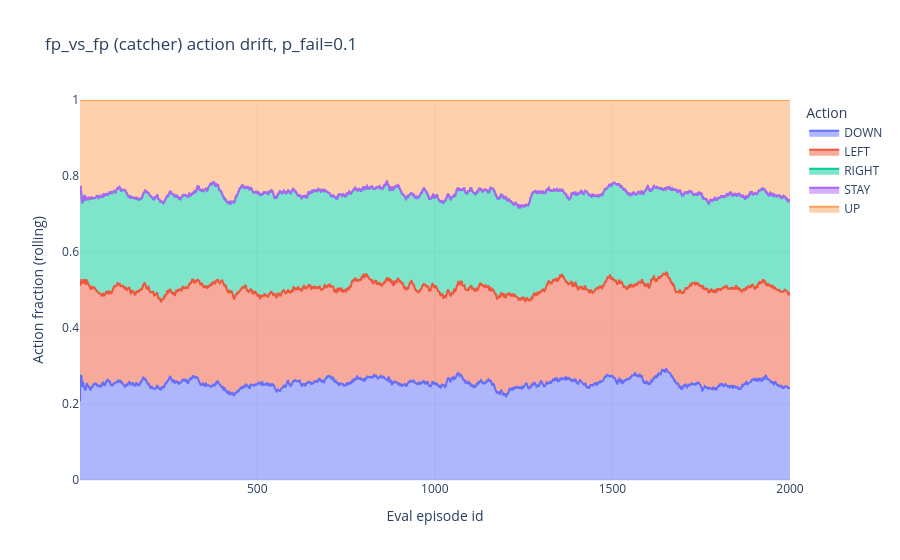
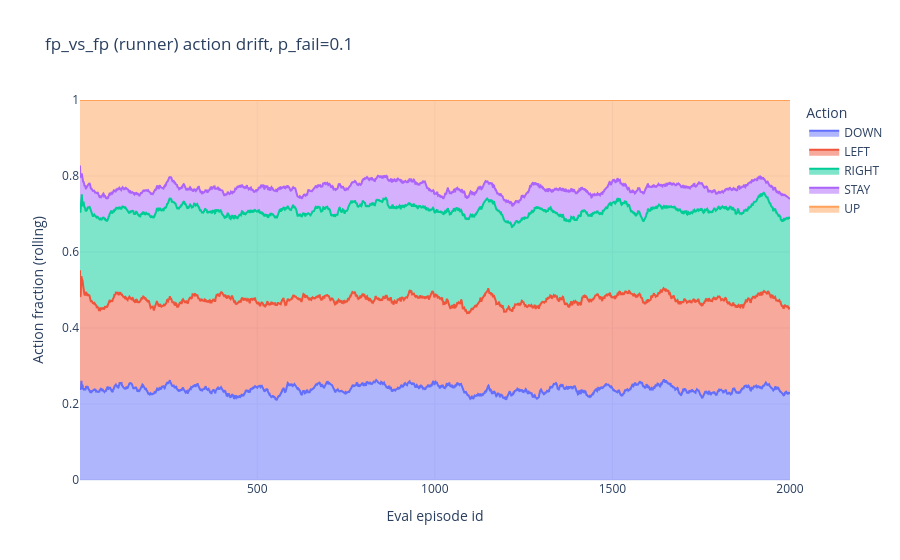
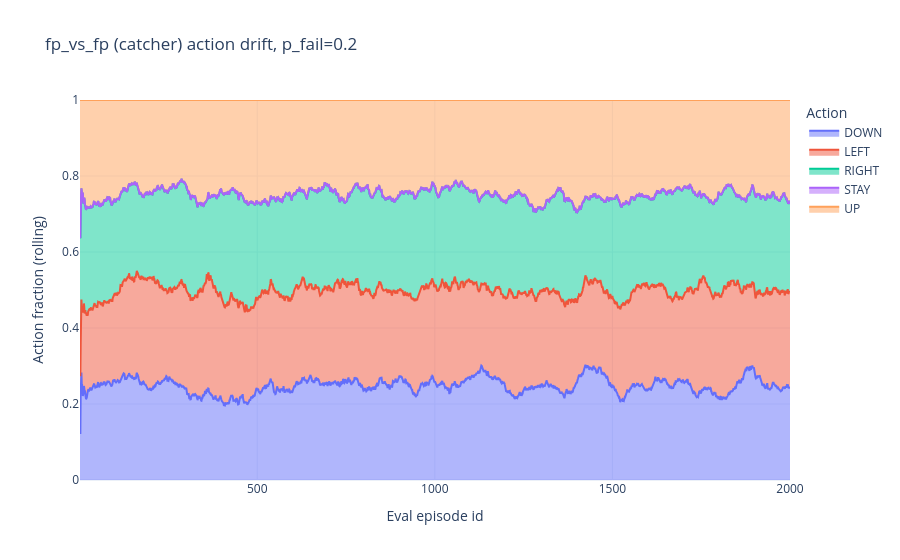
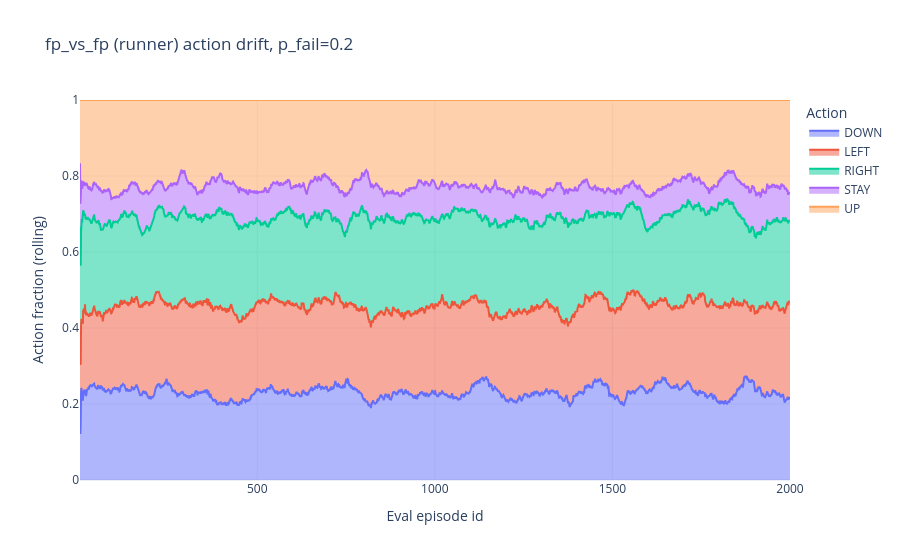

Here is the notebook cell these charts were saved with, in order:
### Markdown cell above
## 5. Action drift over evaluation
Rolling action mix per run/p_fail to spot eval-time policy collapse or persistent asymmetries.

### Code cell
if steps_df.empty:
    print('No steps data for action drift.')
else:
    for run in steps_df['run'].unique():
        for pf in sorted(steps_df.loc[steps_df['run']==run, 'p_fail'].dropna().unique()):
            sub = steps_df.loc[(steps_df['run']==run) & (steps_df['p_fail']==pf)]
            mix_c = rolling_action_mix(sub, who='catcher', window=ROLL_WINDOW)
            title_c = f"{run} (catcher) action drift, p_fail={pf}"
            plot_action_drift(mix_c, title=title_c)
            mix_r = rolling_action_mix(sub, who='runner', window=ROLL_WINDOW)
            title_r = f"{run} (runner) action drift, p_fail={pf}"
            plot_action_drift(mix_r, title=title_r)
    print('Action drift plots generated per run/p_fail.')

### Figure 1 — Plotly figure (JSON) as saved in the notebook; plotly's stock layout.template omitted (floating-point values rounded to 4 significant figures; data arrays with more than 128 entries replaced by an {"elided": "..."} marker saying what was removed)
{"data": [{"fillpattern": {"shape": ""}, "hovertemplate": "Action=DOWN<br>Eval episode id=%{x}<br>Action fraction (rolling)=%{y}<extra></extra>", "legendgroup": "DOWN", "line": {"color": "#636efa"}, "marker": {"symbol": "circle"}, "mode": "lines", "name": "DOWN", "orientation": "v", "showlegend": true, "stackgroup": "1", "type": "scatter", "x": {"elided": "2000 int values"}, "xaxis": "x", "y": {"elided": "2000 float values"}, "yaxis": "y"}, {"fillpattern": {"shape": ""}, "hovertemplate": "Action=LEFT<br>Eval episode id=%{x}<br>Action fraction (rolling)=%{y}<extra></extra>", "legendgroup": "LEFT", "line": {"color": "#EF553B"}, "marker": {"symbol": "circle"}, "mode": "lines", "name": "LEFT", "orientation": "v", "showlegend": true, "stackgroup": "1", "type": "scatter", "x": {"elided": "2000 int values"}, "xaxis": "x", "y": {"elided": "2000 float values"}, "yaxis": "y"}, {"fillpattern": {"shape": ""}, "hovertemplate": "Action=RIGHT<br>Eval episode id=%{x}<br>Action fraction (rolling)=%{y}<extra></extra>", "legendgroup": "RIGHT", "line": {"color": "#00cc96"}, "marker": {"symbol": "circle"}, "mode": "lines", "name": "RIGHT", "orientation": "v", "showlegend": true, "stackgroup": "1", "type": "scatter", "x": {"elided": "2000 int values"}, "xaxis": "x", "y": {"elided": "2000 float values"}, "yaxis": "y"}, {"fillpattern": {"shape": ""}, "hovertemplate": "Action=STAY<br>Eval episode id=%{x}<br>Action fraction (rolling)=%{y}<extra></extra>", "legendgroup": "STAY", "line": {"color": "#ab63fa"}, "marker": {"symbol": "circle"}, "mode": "lines", "name": "STAY", "orientation": "v", "showlegend": true, "stackgroup": "1", "type": "scatter", "x": {"elided": "2000 int values"}, "xaxis": "x", "y": {"elided": "2000 float values"}, "yaxis": "y"}, {"fillpattern": {"shape": ""}, "hovertemplate": "Action=UP<br>Eval episode id=%{x}<br>Action fraction (rolling)=%{y}<extra></extra>", "legendgroup": "UP", "line": {"color": "#FFA15A"}, "marker": {"symbol": "circle"}, "mode": "lines", "name": "UP", "orientation": "v", "showlegend": true, "stackgroup": "1", "type": "scatter", "x": {"elided": "2000 int values"}, "xaxis": "x", "y": {"elided": "2000 float values"}, "yaxis": "y"}], "layout": {"legend": {"title": {"text": "Action"}, "tracegroupgap": 0}, "title": {"text": "fp_vs_fp (catcher) action drift, p_fail=0.1"}, "xaxis": {"anchor": "y", "domain": [0, 1], "title": {"text": "Eval episode id"}}, "yaxis": {"anchor": "x", "domain": [0, 1], "range": [0, 1], "title": {"text": "Action fraction (rolling)"}}}}

### Figure 2 — Plotly figure (JSON) as saved in the notebook; plotly's stock layout.template omitted (floating-point values rounded to 4 significant figures; data arrays with more than 128 entries replaced by an {"elided": "..."} marker saying what was removed)
{"data": [{"fillpattern": {"shape": ""}, "hovertemplate": "Action=DOWN<br>Eval episode id=%{x}<br>Action fraction (rolling)=%{y}<extra></extra>", "legendgroup": "DOWN", "line": {"color": "#636efa"}, "marker": {"symbol": "circle"}, "mode": "lines", "name": "DOWN", "orientation": "v", "showlegend": true, "stackgroup": "1", "type": "scatter", "x": {"elided": "2000 int values"}, "xaxis": "x", "y": {"elided": "2000 float values"}, "yaxis": "y"}, {"fillpattern": {"shape": ""}, "hovertemplate": "Action=LEFT<br>Eval episode id=%{x}<br>Action fraction (rolling)=%{y}<extra></extra>", "legendgroup": "LEFT", "line": {"color": "#EF553B"}, "marker": {"symbol": "circle"}, "mode": "lines", "name": "LEFT", "orientation": "v", "showlegend": true, "stackgroup": "1", "type": "scatter", "x": {"elided": "2000 int values"}, "xaxis": "x", "y": {"elided": "2000 float values"}, "yaxis": "y"}, {"fillpattern": {"shape": ""}, "hovertemplate": "Action=RIGHT<br>Eval episode id=%{x}<br>Action fraction (rolling)=%{y}<extra></extra>", "legendgroup": "RIGHT", "line": {"color": "#00cc96"}, "marker": {"symbol": "circle"}, "mode": "lines", "name": "RIGHT", "orientation": "v", "showlegend": true, "stackgroup": "1", "type": "scatter", "x": {"elided": "2000 int values"}, "xaxis": "x", "y": {"elided": "2000 float values"}, "yaxis": "y"}, {"fillpattern": {"shape": ""}, "hovertemplate": "Action=STAY<br>Eval episode id=%{x}<br>Action fraction (rolling)=%{y}<extra></extra>", "legendgroup": "STAY", "line": {"color": "#ab63fa"}, "marker": {"symbol": "circle"}, "mode": "lines", "name": "STAY", "orientation": "v", "showlegend": true, "stackgroup": "1", "type": "scatter", "x": {"elided": "2000 int values"}, "xaxis": "x", "y": {"elided": "2000 float values"}, "yaxis": "y"}, {"fillpattern": {"shape": ""}, "hovertemplate": "Action=UP<br>Eval episode id=%{x}<br>Action fraction (rolling)=%{y}<extra></extra>", "legendgroup": "UP", "line": {"color": "#FFA15A"}, "marker": {"symbol": "circle"}, "mode": "lines", "name": "UP", "orientation": "v", "showlegend": true, "stackgroup": "1", "type": "scatter", "x": {"elided": "2000 int values"}, "xaxis": "x", "y": {"elided": "2000 float values"}, "yaxis": "y"}], "layout": {"legend": {"title": {"text": "Action"}, "tracegroupgap": 0}, "title": {"text": "fp_vs_fp (runner) action drift, p_fail=0.1"}, "xaxis": {"anchor": "y", "domain": [0, 1], "title": {"text": "Eval episode id"}}, "yaxis": {"anchor": "x", "domain": [0, 1], "range": [0, 1], "title": {"text": "Action fraction (rolling)"}}}}

### Figure 3 — Plotly figure (JSON) as saved in the notebook; plotly's stock layout.template omitted (floating-point values rounded to 4 significant figures; data arrays with more than 128 entries replaced by an {"elided": "..."} marker saying what was removed)
{"data": [{"fillpattern": {"shape": ""}, "hovertemplate": "Action=DOWN<br>Eval episode id=%{x}<br>Action fraction (rolling)=%{y}<extra></extra>", "legendgroup": "DOWN", "line": {"color": "#636efa"}, "marker": {"symbol": "circle"}, "mode": "lines", "name": "DOWN", "orientation": "v", "showlegend": true, "stackgroup": "1", "type": "scatter", "x": {"elided": "2000 int values"}, "xaxis": "x", "y": {"elided": "2000 float values"}, "yaxis": "y"}, {"fillpattern": {"shape": ""}, "hovertemplate": "Action=LEFT<br>Eval episode id=%{x}<br>Action fraction (rolling)=%{y}<extra></extra>", "legendgroup": "LEFT", "line": {"color": "#EF553B"}, "marker": {"symbol": "circle"}, "mode": "lines", "name": "LEFT", "orientation": "v", "showlegend": true, "stackgroup": "1", "type": "scatter", "x": {"elided": "2000 int values"}, "xaxis": "x", "y": {"elided": "2000 float values"}, "yaxis": "y"}, {"fillpattern": {"shape": ""}, "hovertemplate": "Action=RIGHT<br>Eval episode id=%{x}<br>Action fraction (rolling)=%{y}<extra></extra>", "legendgroup": "RIGHT", "line": {"color": "#00cc96"}, "marker": {"symbol": "circle"}, "mode": "lines", "name": "RIGHT", "orientation": "v", "showlegend": true, "stackgroup": "1", "type": "scatter", "x": {"elided": "2000 int values"}, "xaxis": "x", "y": {"elided": "2000 float values"}, "yaxis": "y"}, {"fillpattern": {"shape": ""}, "hovertemplate": "Action=STAY<br>Eval episode id=%{x}<br>Action fraction (rolling)=%{y}<extra></extra>", "legendgroup": "STAY", "line": {"color": "#ab63fa"}, "marker": {"symbol": "circle"}, "mode": "lines", "name": "STAY", "orientation": "v", "showlegend": true, "stackgroup": "1", "type": "scatter", "x": {"elided": "2000 int values"}, "xaxis": "x", "y": {"elided": "2000 float values"}, "yaxis": "y"}, {"fillpattern": {"shape": ""}, "hovertemplate": "Action=UP<br>Eval episode id=%{x}<br>Action fraction (rolling)=%{y}<extra></extra>", "legendgroup": "UP", "line": {"color": "#FFA15A"}, "marker": {"symbol": "circle"}, "mode": "lines", "name": "UP", "orientation": "v", "showlegend": true, "stackgroup": "1", "type": "scatter", "x": {"elided": "2000 int values"}, "xaxis": "x", "y": {"elided": "2000 float values"}, "yaxis": "y"}], "layout": {"legend": {"title": {"text": "Action"}, "tracegroupgap": 0}, "title": {"text": "fp_vs_fp (catcher) action drift, p_fail=0.2"}, "xaxis": {"anchor": "y", "domain": [0, 1], "title": {"text": "Eval episode id"}}, "yaxis": {"anchor": "x", "domain": [0, 1], "range": [0, 1], "title": {"text": "Action fraction (rolling)"}}}}

### Figure 4 — Plotly figure (JSON) as saved in the notebook; plotly's stock layout.template omitted (floating-point values rounded to 4 significant figures; data arrays with more than 128 entries replaced by an {"elided": "..."} marker saying what was removed)
{"data": [{"fillpattern": {"shape": ""}, "hovertemplate": "Action=DOWN<br>Eval episode id=%{x}<br>Action fraction (rolling)=%{y}<extra></extra>", "legendgroup": "DOWN", "line": {"color": "#636efa"}, "marker": {"symbol": "circle"}, "mode": "lines", "name": "DOWN", "orientation": "v", "showlegend": true, "stackgroup": "1", "type": "scatter", "x": {"elided": "2000 int values"}, "xaxis": "x", "y": {"elided": "2000 float values"}, "yaxis": "y"}, {"fillpattern": {"shape": ""}, "hovertemplate": "Action=LEFT<br>Eval episode id=%{x}<br>Action fraction (rolling)=%{y}<extra></extra>", "legendgroup": "LEFT", "line": {"color": "#EF553B"}, "marker": {"symbol": "circle"}, "mode": "lines", "name": "LEFT", "orientation": "v", "showlegend": true, "stackgroup": "1", "type": "scatter", "x": {"elided": "2000 int values"}, "xaxis": "x", "y": {"elided": "2000 float values"}, "yaxis": "y"}, {"fillpattern": {"shape": ""}, "hovertemplate": "Action=RIGHT<br>Eval episode id=%{x}<br>Action fraction (rolling)=%{y}<extra></extra>", "legendgroup": "RIGHT", "line": {"color": "#00cc96"}, "marker": {"symbol": "circle"}, "mode": "lines", "name": "RIGHT", "orientation": "v", "showlegend": true, "stackgroup": "1", "type": "scatter", "x": {"elided": "2000 int values"}, "xaxis": "x", "y": {"elided": "2000 float values"}, "yaxis": "y"}, {"fillpattern": {"shape": ""}, "hovertemplate": "Action=STAY<br>Eval episode id=%{x}<br>Action fraction (rolling)=%{y}<extra></extra>", "legendgroup": "STAY", "line": {"color": "#ab63fa"}, "marker": {"symbol": "circle"}, "mode": "lines", "name": "STAY", "orientation": "v", "showlegend": true, "stackgroup": "1", "type": "scatter", "x": {"elided": "2000 int values"}, "xaxis": "x", "y": {"elided": "2000 float values"}, "yaxis": "y"}, {"fillpattern": {"shape": ""}, "hovertemplate": "Action=UP<br>Eval episode id=%{x}<br>Action fraction (rolling)=%{y}<extra></extra>", "legendgroup": "UP", "line": {"color": "#FFA15A"}, "marker": {"symbol": "circle"}, "mode": "lines", "name": "UP", "orientation": "v", "showlegend": true, "stackgroup": "1", "type": "scatter", "x": {"elided": "2000 int values"}, "xaxis": "x", "y": {"elided": "2000 float values"}, "yaxis": "y"}], "layout": {"legend": {"title": {"text": "Action"}, "tracegroupgap": 0}, "title": {"text": "fp_vs_fp (runner) action drift, p_fail=0.2"}, "xaxis": {"anchor": "y", "domain": [0, 1], "title": {"text": "Eval episode id"}}, "yaxis": {"anchor": "x", "domain": [0, 1], "range": [0, 1], "title": {"text": "Action fraction (rolling)"}}}}
